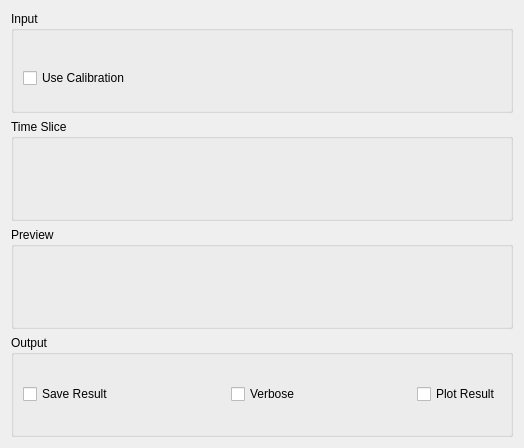
<?xml version="1.0" encoding="UTF-8"?>
<ui version="4.0">
 <class>IndirectDiagnostics</class>
 <widget class="QWidget" name="IndirectDiagnostics">
  <property name="geometry">
   <rect>
    <x>0</x>
    <y>0</y>
    <width>524</width>
    <height>448</height>
   </rect>
  </property>
  <property name="windowTitle">
   <string>Form</string>
  </property>
  <layout class="QVBoxLayout" name="verticalLayout_25">
   <item>
    <widget class="QGroupBox" name="gbInput">
     <property name="title">
      <string>Input</string>
     </property>
     <layout class="QVBoxLayout" name="verticalLayout_4">
      <item>
       <layout class="QHBoxLayout" name="loInputFiles">
        <item>
         <widget class="MantidQt::MantidWidgets::MWRunFiles" name="dsInputFiles" native="true">
          <property name="sizePolicy">
           <sizepolicy hsizetype="Preferred" vsizetype="Fixed">
            <horstretch>0</horstretch>
            <verstretch>41</verstretch>
           </sizepolicy>
          </property>
          <property name="findRunFiles" stdset="0">
           <bool>true</bool>
          </property>
          <property name="label" stdset="0">
           <string>Input Files</string>
          </property>
          <property name="multipleFiles" stdset="0">
           <bool>true</bool>
          </property>
          <property name="fileExtensions" stdset="0">
           <stringlist>
            <string>.raw</string>
           </stringlist>
          </property>
         </widget>
        </item>
       </layout>
      </item>
      <item>
       <layout class="QHBoxLayout" name="loCalibration">
        <item>
         <widget class="QCheckBox" name="ckUseCalibration">
          <property name="sizePolicy">
           <sizepolicy hsizetype="Minimum" vsizetype="Minimum">
            <horstretch>0</horstretch>
            <verstretch>0</verstretch>
           </sizepolicy>
          </property>
          <property name="text">
           <string>Use Calibration</string>
          </property>
         </widget>
        </item>
        <item>
         <widget class="MantidQt::MantidWidgets::DataSelector" name="dsCalibration" native="true">
          <property name="sizePolicy">
           <sizepolicy hsizetype="Minimum" vsizetype="Fixed">
            <horstretch>0</horstretch>
            <verstretch>0</verstretch>
           </sizepolicy>
          </property>
          <property name="autoLoad" stdset="0">
           <bool>true</bool>
          </property>
          <property name="loadLabelText" stdset="0">
           <string/>
          </property>
          <property name="workspaceSuffixes" stdset="0">
           <stringlist>
            <string>_calib</string>
           </stringlist>
          </property>
          <property name="fileBrowserSuffixes" stdset="0">
           <stringlist>
            <string>_calib.nxs</string>
           </stringlist>
          </property>
          <property name="showLoad" stdset="0">
           <bool>false</bool>
          </property>
         </widget>
        </item>
       </layout>
      </item>
     </layout>
    </widget>
   </item>
   <item>
    <widget class="QGroupBox" name="gbTimeSlice">
     <property name="title">
      <string>Time Slice</string>
     </property>
     <layout class="QHBoxLayout" name="horizontalLayout_2">
      <item>
       <layout class="QVBoxLayout" name="properties"/>
      </item>
      <item>
       <layout class="QHBoxLayout" name="plotRaw"/>
      </item>
     </layout>
    </widget>
   </item>
   <item>
    <widget class="QGroupBox" name="gbPreview">
     <property name="title">
      <string>Preview</string>
     </property>
     <layout class="QVBoxLayout" name="verticalLayout_15">
      <item>
       <layout class="QVBoxLayout" name="plotPreview"/>
      </item>
     </layout>
    </widget>
   </item>
   <item>
    <widget class="QGroupBox" name="gbOutput">
     <property name="title">
      <string>Output</string>
     </property>
     <layout class="QHBoxLayout" name="horizontalLayout_3">
      <item>
       <widget class="QCheckBox" name="ckSave">
        <property name="text">
         <string>Save Result</string>
        </property>
       </widget>
      </item>
      <item>
       <spacer name="horizontalSpacer_0">
        <property name="orientation">
         <enum>Qt::Horizontal</enum>
        </property>
        <property name="sizeHint" stdset="0">
         <size>
          <width>40</width>
          <height>20</height>
         </size>
        </property>
       </spacer>
      </item>
      <item>
       <widget class="QCheckBox" name="ckVerbose">
        <property name="enabled">
         <bool>true</bool>
        </property>
        <property name="text">
         <string>Verbose</string>
        </property>
       </widget>
      </item>
      <item>
       <spacer name="horizontalSpacer_1">
        <property name="orientation">
         <enum>Qt::Horizontal</enum>
        </property>
        <property name="sizeHint" stdset="0">
         <size>
          <width>40</width>
          <height>20</height>
         </size>
        </property>
       </spacer>
      </item>
      <item>
       <widget class="QCheckBox" name="ckPlot">
        <property name="text">
         <string>Plot Result</string>
        </property>
       </widget>
      </item>
     </layout>
    </widget>
   </item>
  </layout>
 </widget>
 <customwidgets>
  <customwidget>
   <class>MantidQt::MantidWidgets::MWRunFiles</class>
   <extends>QWidget</extends>
   <header>MantidQtMantidWidgets/MWRunFiles.h</header>
  </customwidget>
  <customwidget>
   <class>MantidQt::MantidWidgets::DataSelector</class>
   <extends>QWidget</extends>
   <header>MantidQtMantidWidgets/DataSelector.h</header>
  </customwidget>
 </customwidgets>
 <resources/>
 <connections/>
</ui>
